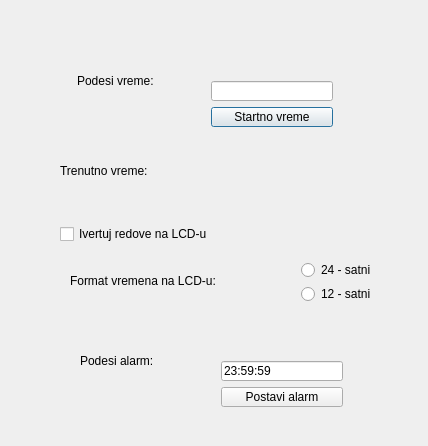
<?xml version="1.0" encoding="UTF-8"?>
<ui version="4.0">
 <class>Dialog</class>
 <widget class="QDialog" name="Dialog">
  <property name="geometry">
   <rect>
    <x>0</x>
    <y>0</y>
    <width>428</width>
    <height>446</height>
   </rect>
  </property>
  <property name="windowTitle">
   <string>Dialog</string>
  </property>
  <widget class="QLabel" name="label_1">
   <property name="geometry">
    <rect>
     <x>77</x>
     <y>70</y>
     <width>101</width>
     <height>22</height>
    </rect>
   </property>
   <property name="text">
    <string>Podesi vreme:</string>
   </property>
  </widget>
  <widget class="QLabel" name="label_2">
   <property name="geometry">
    <rect>
     <x>60</x>
     <y>160</y>
     <width>121</width>
     <height>22</height>
    </rect>
   </property>
   <property name="text">
    <string>Trenutno vreme:</string>
   </property>
  </widget>
  <widget class="QLabel" name="label_3">
   <property name="geometry">
    <rect>
     <x>240</x>
     <y>160</y>
     <width>91</width>
     <height>22</height>
    </rect>
   </property>
   <property name="text">
    <string/>
   </property>
  </widget>
  <widget class="QWidget" name="layoutWidget">
   <property name="geometry">
    <rect>
     <x>200</x>
     <y>70</y>
     <width>144</width>
     <height>68</height>
    </rect>
   </property>
   <layout class="QVBoxLayout" name="verticalLayout">
    <item>
     <widget class="QLineEdit" name="lineEdit"/>
    </item>
    <item>
     <widget class="QPushButton" name="pushButton">
      <property name="text">
       <string>Startno vreme</string>
      </property>
     </widget>
    </item>
   </layout>
  </widget>
  <widget class="QCheckBox" name="checkBox">
   <property name="geometry">
    <rect>
     <x>60</x>
     <y>220</y>
     <width>171</width>
     <height>28</height>
    </rect>
   </property>
   <property name="text">
    <string>Ivertuj redove na LCD-u</string>
   </property>
  </widget>
  <widget class="QLabel" name="label">
   <property name="geometry">
    <rect>
     <x>70</x>
     <y>270</y>
     <width>191</width>
     <height>22</height>
    </rect>
   </property>
   <property name="text">
    <string>Format vremena na LCD-u: </string>
   </property>
  </widget>
  <widget class="QLabel" name="label_4">
   <property name="geometry">
    <rect>
     <x>80</x>
     <y>350</y>
     <width>101</width>
     <height>22</height>
    </rect>
   </property>
   <property name="text">
    <string>Podesi alarm:</string>
   </property>
  </widget>
  <widget class="QWidget" name="">
   <property name="geometry">
    <rect>
     <x>290</x>
     <y>250</y>
     <width>92</width>
     <height>64</height>
    </rect>
   </property>
   <layout class="QVBoxLayout" name="verticalLayout_2">
    <item>
     <widget class="QRadioButton" name="radioButton_1">
      <property name="text">
       <string>24 - satni</string>
      </property>
     </widget>
    </item>
    <item>
     <widget class="QRadioButton" name="radioButton_2">
      <property name="text">
       <string>12 - satni</string>
      </property>
     </widget>
    </item>
   </layout>
  </widget>
  <widget class="QWidget" name="">
   <property name="geometry">
    <rect>
     <x>210</x>
     <y>350</y>
     <width>144</width>
     <height>68</height>
    </rect>
   </property>
   <layout class="QVBoxLayout" name="verticalLayout_3">
    <item>
     <widget class="QLineEdit" name="lineEdit_2">
      <property name="text">
       <string>23:59:59</string>
      </property>
     </widget>
    </item>
    <item>
     <widget class="QPushButton" name="pushButton_2">
      <property name="text">
       <string>Postavi alarm</string>
      </property>
     </widget>
    </item>
   </layout>
  </widget>
 </widget>
 <layoutdefault spacing="6" margin="11"/>
 <resources/>
 <connections/>
</ui>
